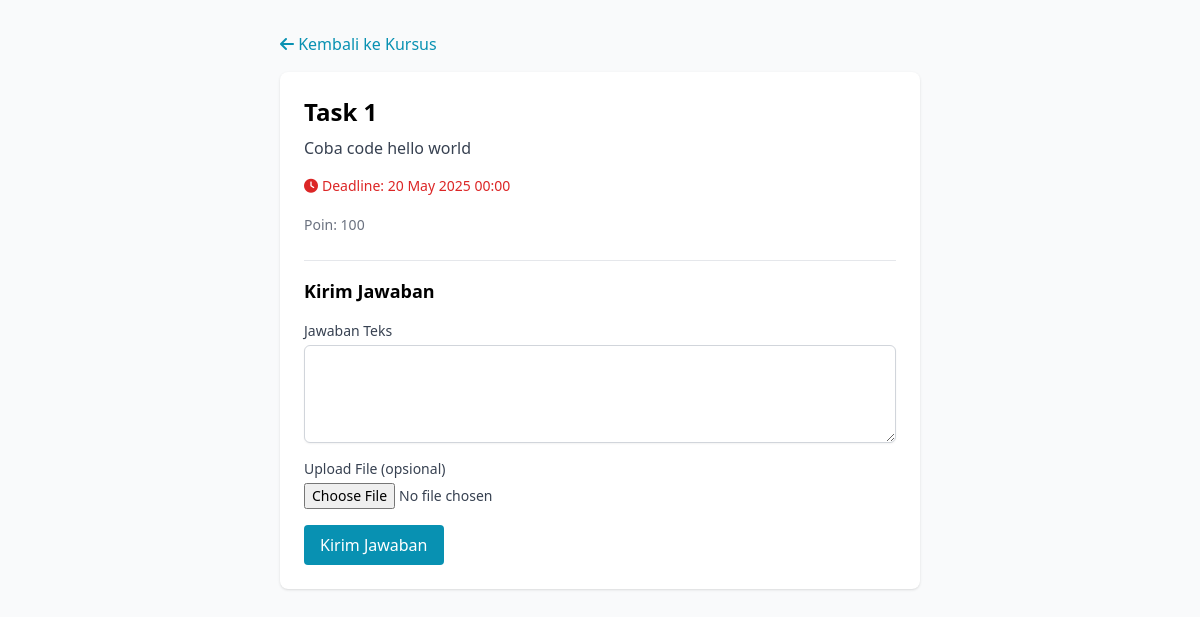
/courses/1/task/1/ (signed in), run on the app's committed database.
### courses/models.py (models this page shows, shortened)
class Task(models.Model):
    course = models.ForeignKey(Course, on_delete=models.CASCADE, related_name='tasks')
    title = models.CharField(max_length=255)
    description = models.TextField()
    due_date = models.DateTimeField(null=True, blank=True)
    points = models.PositiveIntegerField(default=100)
    created_at = models.DateTimeField(auto_now_add=True)
    updated_at = models.DateTimeField(auto_now=True)

### courses/views.py (the view, shortened to what this page needs)
# urls.py: path('courses/<int:course_id>/task/<int:task_id>/', courses_views.task_detail, name='task_detail'),
@login_required
def task_detail(request, course_id, task_id):
    course = get_object_or_404(Course, id=course_id)
    task = get_object_or_404(Task, id=task_id, course=course)
    if not Enrollment.objects.filter(student=request.user, course=course).exists():
        return HttpResponseForbidden("Anda belum terdaftar di kursus ini.")
    submission = TaskSubmission.objects.filter(task=task, student=request.user).first()
    return render(request, 'courses/task_detail.html', {
        'course': course,
        'task': task,
        'submission': submission,
    })

### templates/courses/task_detail.html (shortened to what this page needs)
<!DOCTYPE html>
<html lang="en">
<head>
    <script src="https://cdn.tailwindcss.com"></script>
    <link rel="stylesheet" href="https://cdnjs.cloudflare.com/ajax/libs/font-awesome/6.5.0/css/all.min.css">
</head>
<body class="bg-gray-50">
    <div class="max-w-2xl mx-auto py-8 px-4">
        <a href="{% url 'course_detail' course.id %}" class="text-cyan-600 hover:underline mb-4 inline-block"><i class="fas fa-arrow-left"></i> Kembali ke Kursus</a>
        <div class="bg-white rounded-lg shadow p-6">
            <h1 class="text-2xl font-bold mb-2">{{ task.title }}</h1>
            <p class="text-gray-700 mb-4">{{ task.description }}</p>
            {% if task.due_date %}
                <div class="mb-4 text-sm text-red-600"><i class="fas fa-clock mr-1"></i>Deadline: {{ task.due_date|date:"d M Y H:i" }}</div>
            {% endif %}
            <div class="mb-6">
                <span class="text-sm text-gray-500">Poin: {{ task.points }}</span>
            </div>
            <hr class="my-4">
            <h2 class="text-lg font-semibold mb-2">Kirim Jawaban</h2>
            <form method="post" enctype="multipart/form-data" class="space-y-4">
                <div>
                    <label for="answer_text" class="block text-sm font-medium text-gray-700">Jawaban Teks</label>
                    <textarea id="answer_text" name="answer_text" rows="4" class="mt-1 block w-full border border-gray-300 rounded-md shadow-sm" required>{{ submission.answer_text|default_if_none:'' }}</textarea>
                </div>
                <div>
                    <label for="answer_file" class="block text-sm font-medium text-gray-700">Upload File (opsional)</label>
                    <input type="file" id="answer_file" name="answer_file" class="mt-1 block w-full text-sm text-gray-700">
                </div>
                <button type="submit" class="px-4 py-2 bg-cyan-600 text-white rounded hover:bg-cyan-700">Kirim Jawaban</button>
            </form>
        </div>
    </div>
</body>
</html>

### data on the page
Task: title "Task 1", description "Coba code hello world", due_date "20 May 2025 00:00", points "100"
